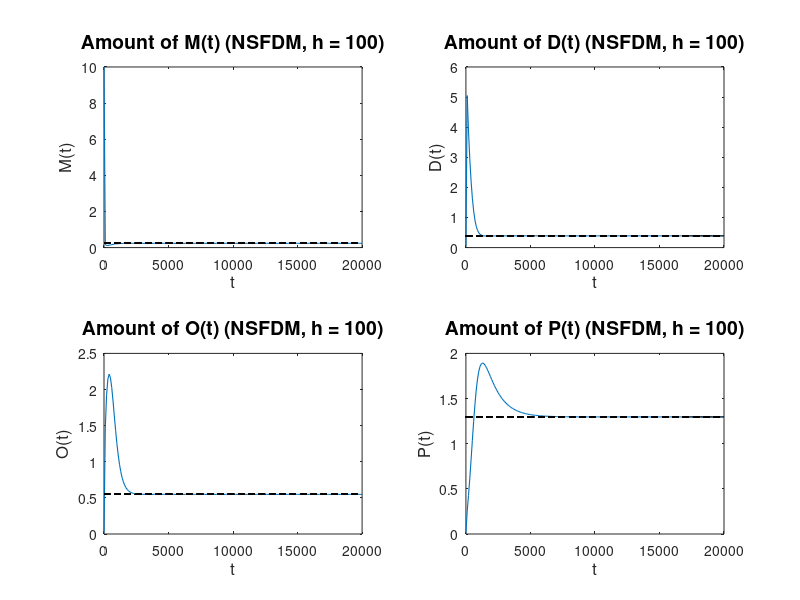

MATLAB code for this plot:
% Step 1: Definition of All Problem Parameters

S          = 0.01;
delta      = 0.05;
gamma      = 0.20;
K_1        = 0.04;
K_2        = 0.02;
K_O        = 0.01;
mu_1       = 0.001;
mu_2       = 0.001;
mu_O       = 0.001;
mu_P       = 0.001;

% Step 2: Definition of Time Grid and Initial Conditions

T          = 20000;
h          = 100;
t          = (0:h:T)';

M_null      = 10;
D_null      = 0.05;
O_null      = 0.02;
P_null      = 0.01;

% Step 3: Initialization of Solution Vectors

M_nsfdm    = zeros(length(t),1);
D_nsfdm    = zeros(length(t),1);
O_nsfdm    = zeros(length(t),1);
P_nsfdm    = zeros(length(t),1);

M_nsfdm(1) = M_null;
D_nsfdm(1) = D_null;
O_nsfdm(1) = O_null;
P_nsfdm(1) = P_null;

% Step 4: Loop over Time Grid

for j = 1:1:(length(t)-1)
  h            = t(j+1) - t(j);

  M_nsfdm(j+1) = (M_nsfdm(j)+h*(S+delta*M_nsfdm(j)))/(1+h*((delta/gamma)*M_nsfdm(j)+2*K_1*M_nsfdm(j)+K_2*D_nsfdm(j)+K_O*O_nsfdm(j)+mu_1));
  D_nsfdm(j+1) = (D_nsfdm(j)+h*(K_1*M_nsfdm(j)*M_nsfdm(j+1)))/(1+h*(K_2*M_nsfdm(j+1)+mu_2));
  O_nsfdm(j+1) = (O_nsfdm(j)+h*(K_2*M_nsfdm(j+1)*D_nsfdm(j+1)))/(1+h*(K_O*M_nsfdm(j+1)+mu_O));
  P_nsfdm(j+1) = (P_nsfdm(j)+h*(K_O*M_nsfdm(j+1)*O_nsfdm(j+1)))/(1+h*mu_P);
endfor

% Step 5: Plotting

figure(2)

hold on

subplot(2,2,1);
plot(t,M_nsfdm,'linewidth',0.8);
hold on
plot(t,0.23640*ones(length(t)),'linestyle','--','linewidth',0.8,'color','black');
title('Amount of M(t) (NSFDM, h = 100)','fontsize',14);
xlabel('t','fontsize',12);
ylabel('M(t)','fontsize',12);

subplot(2,2,2);
plot(t,D_nsfdm,'linewidth',0.8);
hold on
plot(t,0.39025*ones(length(t)),'linestyle','--','linewidth',0.8,'color','black');
title('Amount of D(t) (NSFDM, h = 100)','fontsize',14);
xlabel('t','fontsize',12);
ylabel('D(t)','fontsize',12);

subplot(2,2,3);
plot(t,O_nsfdm,'linewidth',0.8);
hold on
plot(t,0.54849*ones(length(t)),'linestyle','--','linewidth',0.8,'color','black');
title('Amount of O(t) (NSFDM, h = 100)','fontsize',14);
xlabel('t','fontsize',12);
ylabel('O(t)','fontsize',12);

subplot(2,2,4);
plot(t,P_nsfdm,'linewidth',0.8);
hold on
plot(t,1.29662*ones(length(t)),'linestyle','--','linewidth',0.8,'color','black');
title('Amount of P(t) (NSFDM, h = 100)','fontsize',14);
xlabel('t','fontsize',12);
ylabel('P(t)','fontsize',12);

hold off

% Step 6: Eigenvalues

J  = [delta-2*(delta/gamma)*M_nsfdm(end)-4*K_1*M_nsfdm(end)-K_2*D_nsfdm(end)-K_O*O_nsfdm(end)-mu_1,-K_2*M_nsfdm(end),-K_O*O_nsfdm(end),0;2*K_1*M_nsfdm(end)-K_2*D_nsfdm(end),-K_2*M_nsfdm(end)-mu_2,0,0;K_2*D_nsfdm(end)-K_O*O_nsfdm(end),K_2*M_nsfdm(end),-K_O*M_nsfdm(end)-mu_O,0;K_O*O_nsfdm(end),0,K_O*M_nsfdm(end),-mu_P];
eig(J)
